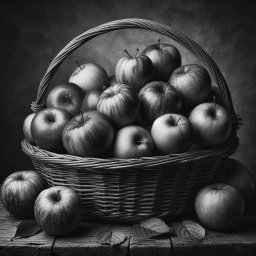
#> input picture images/apples.jpg, 256 x 256 px
$ python main.py
#> lines starting #> are read from the running program, lines starting #| are printed output that depends on the picture
import numpy as np
import matplotlib.pyplot as plt
from matplotlib import image as mpimg
from PIL import Image
from scipy.stats import poisson
import cv2
import pandas as pd

from skimage.io import imshow, imread
from skimage.color import rgb2hsv, rgb2gray, rgb2yuv
from skimage import filters, color, exposure, transform
from skimage.util import img_as_ubyte, img_as_float
from skimage.exposure import histogram, cumulative_distribution

from sum_pixels import save_image, sum_images


# [66 lines left out: functions calc_color_overcast, plot_cdf, not called in this run]


def show_images(image_paths):
    # images = [cv2.imread(path, cv2.IMREAD_GRAYSCALE) for path in image_paths.values()]
    images = [mpimg.imread(path) for path in image_paths.values()]
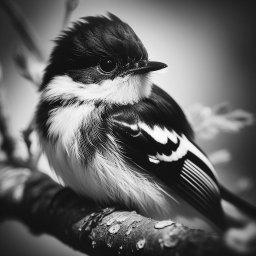
#> input picture images/bird.jpg, 256 x 256 px
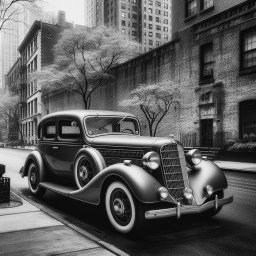
#> input picture images/car.jpg, 256 x 256 px
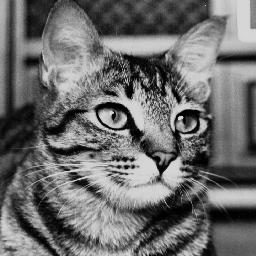
#> input picture images/cat_1.jpg, 256 x 256 px

    # Tablo düzenini ayarla
    num_rows = 2
    num_cols = 5

    # 2 satır 5 sütunluk bir subplot oluşturun
    fig, axs = plt.subplots(num_rows, num_cols)

    # Resimleri subplotlara yerleştirin
    for i, (image, (row, col)) in enumerate(zip(images, np.ndindex((num_rows, num_cols)))):
        axs[row, col].imshow(image, cmap='gray')
        axs[row, col].axis('off')
        axs[row, col].set_title(list(image_paths.keys())[i])


# [22 lines left out: function show_plot, not called in this run]


if __name__ == '__main__':
    # image = plt.imread('images/view_1.png', None)
    #
    # # temp = image.shape[0]
    # # array = []
    # # for i in range(temp):
    # #     array.append(sum(image[i]))
    # # print(array)
    # #
    # # img = cv2.imread('images/lena.png', 0)
    # # temp = img.shape[0]
    # # array2 = []
    # # for i in range(temp):
    # #     array2.append(sum(img[i]))
    # # print(array2)
    #
    # print(calc_color_overcast(image))
    #
    # # plt.figure(num=None, figsize=(8, 6), dpi=80)
    # # dark_image_grey = img_as_ubyte(rgb2gray(image))
    # # imshow(dark_image_grey)
    #
    # plt.figure(num=None, figsize=(8, 6), dpi=100, facecolor='white')
    #
    # # temp_image = img_as_ubyte(rgb2gray(image))
    # # freq, bins = histogram(temp_image)
    #
    # # freq, bins, target_freq, target_bins = plot_cdf(image)
    # plot_cdf(image)
    #
    # # plt.step(x=bins, y=freq / freq.sum())
    #
    # # plt.xlabel('intensity value', fontsize=12)
    # # plt.ylabel('fraction of pixels', fontsize=12)
    #
    # plt.show()

    #
    # pdf
    # image = cv2.imread('images/view_1.png')
    # gray_image = cv2.cvtColor(image, cv2.COLOR_BGR2GRAY)
    # # Step 2: Compute histogram of the grayscale image
    # histogram, bins = np.histogram(gray_image.flatten(), bins=256, range=(0, 256))
    #
    # # Step 3: Normalize histogram to obtain PDF
    # pdf = histogram / np.sum(histogram)
    #
    # # Step 4: Plot the PDF
    # # plt.plot(pdf, color='black')
    # plt.plot(pdf, color='black', marker='o', linestyle='-', markersize=3)
    # plt.xlabel('Pixel Intensity')
    # plt.ylabel('Probability Density')
    # plt.title('Probability Density Function (PDF)')
    # plt.show()

    #
    #
    # image = cv2.imread("images/view_3.jpg", cv2.IMREAD_GRAYSCALE)
    # # Flatten the pixel values
    # pixels = image.flatten()
    #
    # histogram, bins = np.histogram(pixels, bins=256, range=(0, 256))
    # # pdf, bins = np.histogram(pixels, bins=256, range=(0, 256), density=True)
    #
    # # Normalize the PMF
    # pmf = histogram / float(np.sum(histogram))
    #
    # fig, (ax1, ax2) = plt.subplots(1, 2, figsize=(12, 6), dpi=100)
    #
    # ax1.imshow(cv2.cvtColor(image, cv2.COLOR_GRAY2RGB))  # !!!
    # ax1.axis('off')
    # ax1.set_title('Grayscale Image', fontsize=12)
    #
    # # threshold = 127
    # # ax2.axhline(y=.002, color='r', linestyle='--', label='Threshold')
    # # ax2.axvline(x=threshold, color='r', linestyle='--', label='Threshold')
    # # ax2.legend()
    #
    # # Plot the PMF
    # ax2.plot(bins[:-1], pmf, color='b')
    # ax2.set_xlabel('Pixel Value', fontsize=16)
    # ax2.set_ylabel('Probability', fontsize=16)  # plt.ylabel('Probability Density')
    # ax2.set_title('Probability Mass Function (PMF)', fontsize=12)  # plt.title('Probability Density Function (PDF)')
    #
    # plt.tight_layout()
    # plt.show()

    image_paths = {
        "apples": "images/apples.jpg",
        "bird": "images/bird.jpg",
        "car": "images/car.jpg",
        "cat_1": "images/cat_1.jpg",
        "cat_2": "images/cat_2.jpg",
        "dog": "images/dog.jpg",
        "flower_1": "images/flower_1.png",
        "flower_2": "images/flower_2.png",
        "hacker": "images/hacker.jpg",
        "lena": "images/lena.png"
    }

    # plt.figure(1)  # all images
#> (the run stopped early here; a loop or call above may not have finished)
